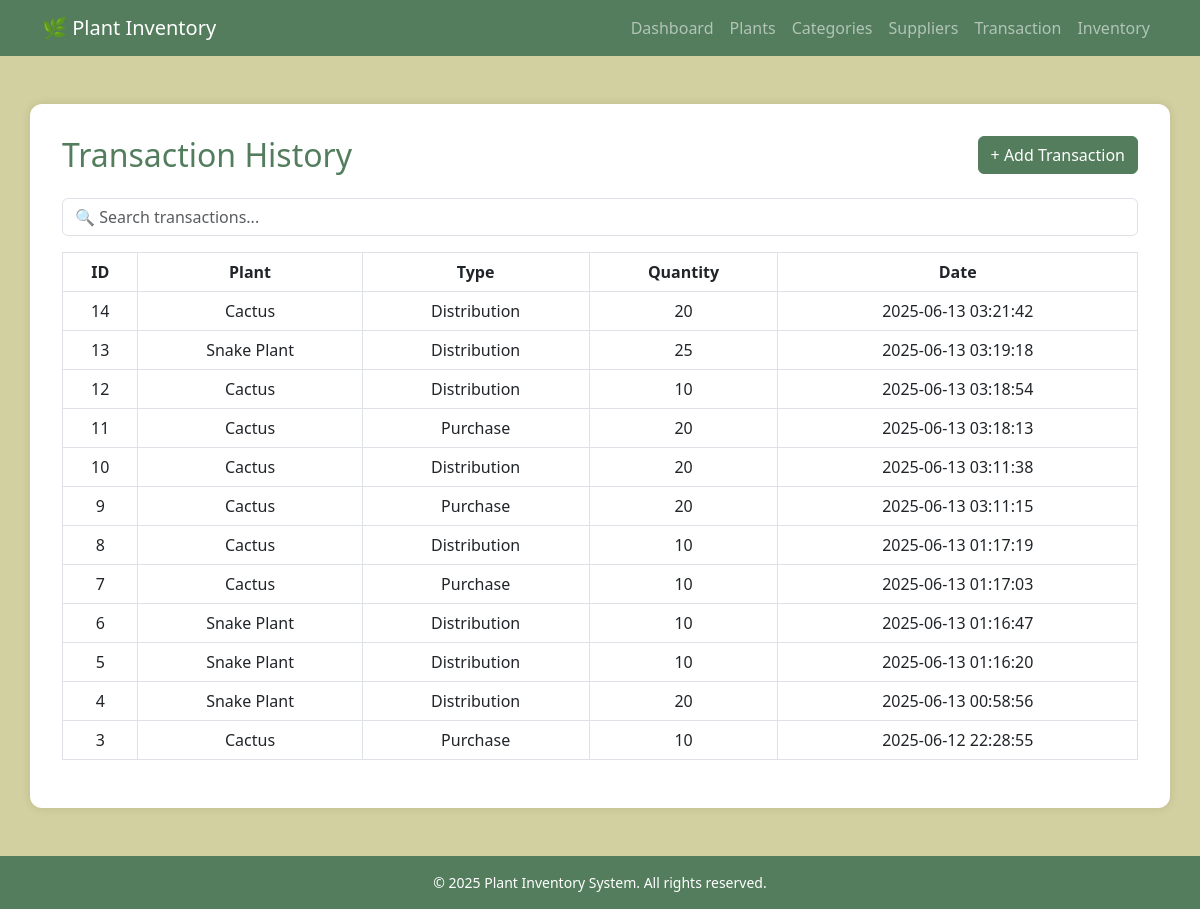
The page /view_transactions.php (signed in) on the database its author committed.
### tables this page shows
CREATE TABLE `transactions` (
  `TransactionID` int(11) NOT NULL,
  `PlantID` int(11) NOT NULL,
  `TransactionType` enum('purchase','distribution') NOT NULL,
  `trans_quantity` int(11) NOT NULL,
  `TransactionDate` datetime NOT NULL DEFAULT current_timestamp()
);

CREATE TABLE `plants` (
  `PlantID` int(11) NOT NULL,
  `Name` varchar(255) NOT NULL,
  `ScientificName` varchar(255) NOT NULL,
  `Location` varchar(255) NOT NULL,
  `LastUpdated` datetime NOT NULL DEFAULT current_timestamp(),
  `ImagePath` longblob NOT NULL,
  `category_id` int(11) DEFAULT NULL
);

### view_transactions.php (the view, shortened to what this page needs)
<?php
include 'navbar.php';
include 'auth.php';
try {
    $sql = "SELECT t.TransactionID, t.PlantID, p.Name AS PlantName, t.TransactionType, t.trans_quantity, t.TransactionDate
            FROM transactions t
            LEFT JOIN plants p ON t.PlantID = p.PlantID
            ORDER BY t.TransactionDate DESC";
    $result = $conn->query($sql);
} catch (Exception $e) {
    $notificationMessage = "Error: " . htmlspecialchars($e->getMessage()) . "";
    $result = false;
}
?>
<!DOCTYPE html>
<html lang="en">
<head>
    <link href="https://cdn.jsdelivr.net/npm/bootstrap@5.3.0/dist/css/bootstrap.min.css" rel="stylesheet">
</head>
<body>
<main>
    <div class="container main">
        <div class="d-flex justify-content-between align-items-center mb-4">
            <h2 class="m-0">Transaction History</h2>
            <a href="add_transaction.php" class="btn btn-custom">+ Add Transaction</a>
        </div>
        <div class="mb-3">
            <input type="text" id="searchTransactions" class="form-control" placeholder="🔍 Search transactions...">
        </div>
        <?php if ($result && $result->num_rows > 0): ?>
        <table class="table table-bordered text-center">
            <thead>
                <tr>
                    <th>ID</th>
                    <th>Plant</th>
                    <th>Type</th>
                    <th>Quantity</th>
                    <th>Date</th>
                </tr>
            </thead>
            <tbody>
                <?php while ($row = $result->fetch_assoc()): ?>
                <tr>
                    <td><?= htmlspecialchars($row['TransactionID']) ?></td>
                    <td><?= htmlspecialchars($row['PlantName'] ?? 'Unknown Plant') ?></td>
                    <td><?= ucfirst(htmlspecialchars($row['TransactionType'])) ?></td>
                    <td><?= htmlspecialchars($row['trans_quantity']) ?></td>
                    <td><?= htmlspecialchars($row['TransactionDate']) ?></td>
                </tr>
                <?php endwhile; ?>
            </tbody>
        </table>
        <?php endif; ?>
    </div>
</main>
<?php include 'footer.php'; ?>
</body>
</html>

### view_transactions.php (style rules this page uses)
html, body { height: 100%; }
body { background-color: #D2D0A0; font-family: 'Segoe UI', sans-serif; display: flex; flex-direction: column; }
main { flex: 1; }
h2 { color: #537D5D; }
.container.main { background-color: white; padding: 2rem; margin-top: 3rem; border-radius: 12px; box-shadow: 0 0 10px rgba(0,0,0,0.1); }
.table thead { background-color: #73946B; color: white; }
.btn-custom { background-color: #537D5D; border-color: #537D5D; color: white; }

### rows shown on the page
transactions: TransactionID "14", PlantID.Name "Cactus", TransactionType "Distribution", trans_quantity "20", TransactionDate "2025-06-13 03:21:42"
transactions: TransactionID "13", PlantID.Name "Snake Plant", TransactionType "Distribution", trans_quantity "25", TransactionDate "2025-06-13 03:19:18"
transactions: TransactionID "12", PlantID.Name "Cactus", TransactionType "Distribution", trans_quantity "10", TransactionDate "2025-06-13 03:18:54"
transactions: TransactionID "11", PlantID.Name "Cactus", TransactionType "Purchase", trans_quantity "20", TransactionDate "2025-06-13 03:18:13"
transactions: TransactionID "10", PlantID.Name "Cactus", TransactionType "Distribution", trans_quantity "20", TransactionDate "2025-06-13 03:11:38"
transactions: TransactionID "9", PlantID.Name "Cactus", TransactionType "Purchase", trans_quantity "20", TransactionDate "2025-06-13 03:11:15"
transactions: TransactionID "8", PlantID.Name "Cactus", TransactionType "Distribution", trans_quantity "10", TransactionDate "2025-06-13 01:17:19"
transactions: TransactionID "7", PlantID.Name "Cactus", TransactionType "Purchase", trans_quantity "10", TransactionDate "2025-06-13 01:17:03"
transactions: TransactionID "6", PlantID.Name "Snake Plant", TransactionType "Distribution", trans_quantity "10", TransactionDate "2025-06-13 01:16:47"
transactions: TransactionID "5", PlantID.Name "Snake Plant", TransactionType "Distribution", trans_quantity "10", TransactionDate "2025-06-13 01:16:20"
transactions: TransactionID "4", PlantID.Name "Snake Plant", TransactionType "Distribution", trans_quantity "20", TransactionDate "2025-06-13 00:58:56"
transactions: TransactionID "3", PlantID.Name "Cactus", TransactionType "Purchase", trans_quantity "10", TransactionDate "2025-06-12 22:28:55"
